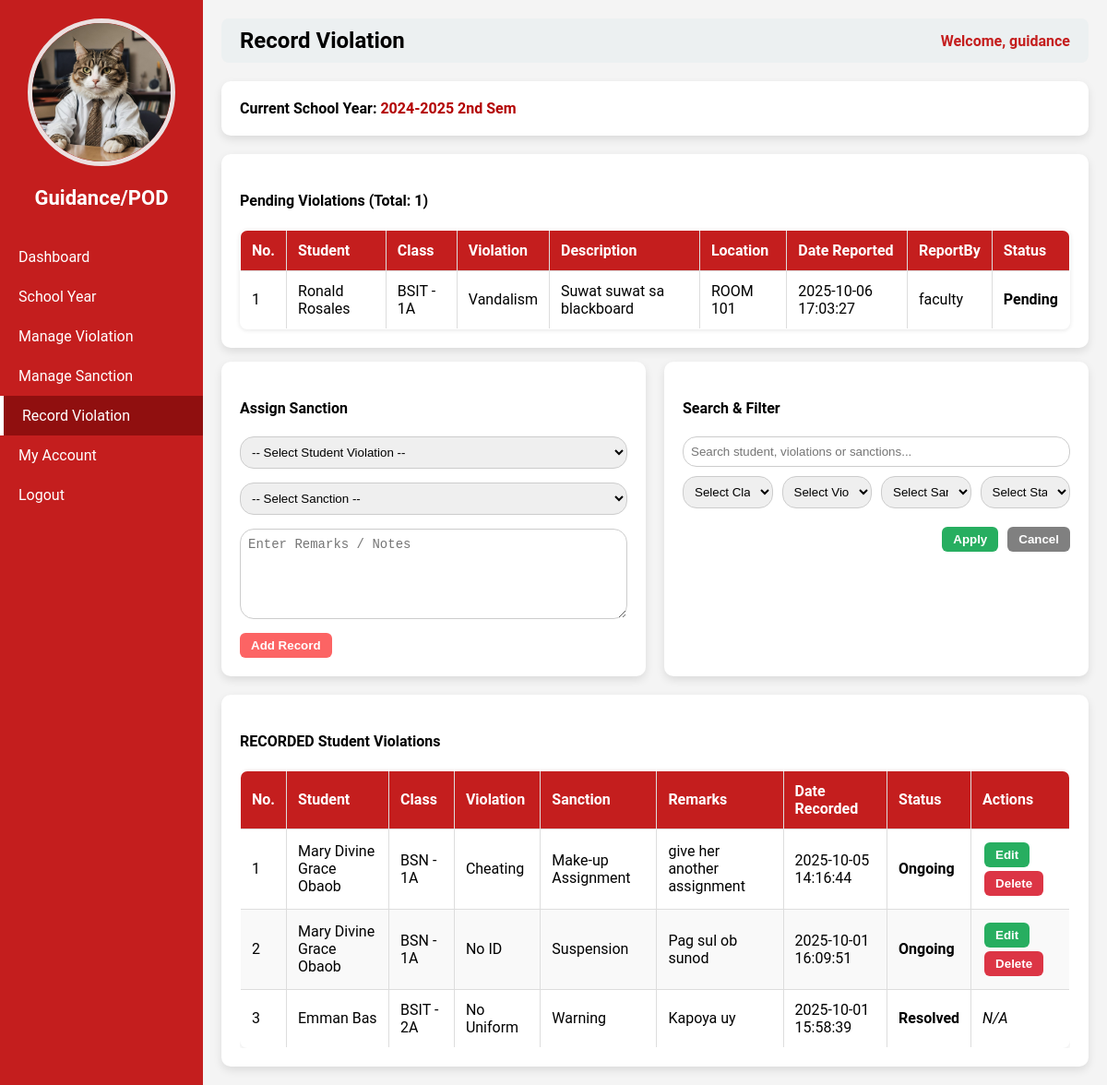
The app's page /guidance.php?page=record_violation (signed in), older data.
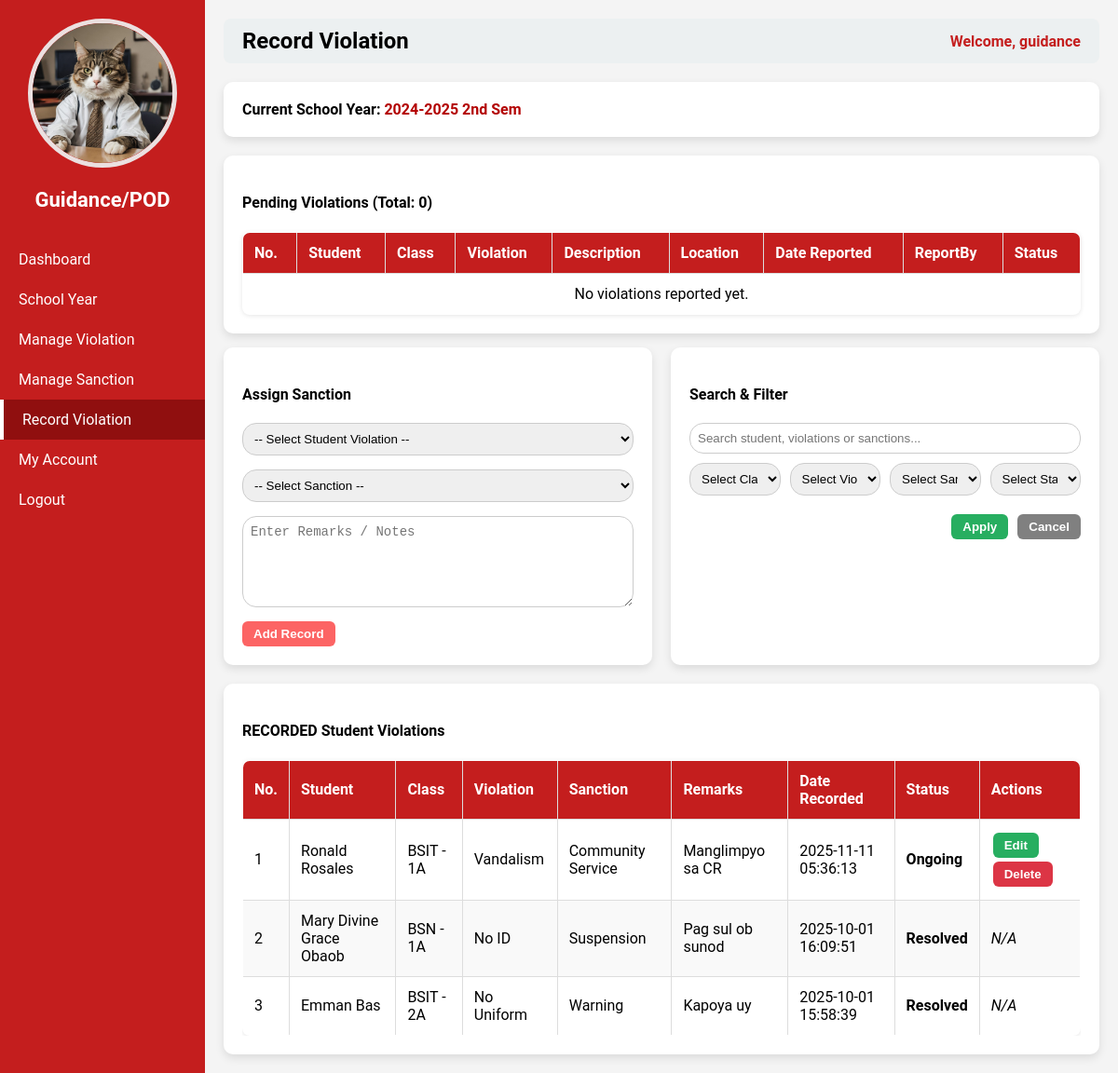
The same page, newer data.
### tables this page shows
CREATE TABLE `student_violations` (
  `id` int(11) NOT NULL,
  `student_id` int(11) NOT NULL,
  `violation_id` int(11) NOT NULL,
  `description` text NOT NULL,
  `location` varchar(50) NOT NULL,
  `date_time` datetime NOT NULL DEFAULT current_timestamp(),
  `status` varchar(50) NOT NULL,
  `user_id` int(11) NOT NULL,
  `school_year_id` int(11) NOT NULL
);

CREATE TABLE `students` (
  `id` int(11) NOT NULL,
  `first_name` varchar(50) NOT NULL,
  `last_name` varchar(50) NOT NULL,
  `school_year_id` int(11) NOT NULL,
  `program_id` int(11) NOT NULL,
  `year_level_id` int(11) NOT NULL,
  `section_id` int(11) NOT NULL,
  `address` varchar(100) NOT NULL,
  `contact` varchar(20) NOT NULL,
  `img` varchar(255) NOT NULL,
  `user_id` int(11) NOT NULL
);

CREATE TABLE `programs` (
  `id` int(11) NOT NULL,
  `program_code` varchar(50) NOT NULL,
  `program_name` varchar(100) NOT NULL
);

CREATE TABLE `year_levels` (
  `id` int(11) NOT NULL,
  `year_level` varchar(50) NOT NULL,
  `year_code` varchar(50) NOT NULL
);

CREATE TABLE `sections` (
  `id` int(11) NOT NULL,
  `section_name` varchar(50) NOT NULL
);

CREATE TABLE `violations` (
  `id` int(11) NOT NULL,
  `violation` varchar(100) NOT NULL
);

CREATE TABLE `users` (
  `id` int(11) NOT NULL,
  `username` varchar(50) NOT NULL,
  `password` varchar(255) NOT NULL,
  `role` varchar(50) NOT NULL,
  `email` varchar(255) NOT NULL,
  `contact` varchar(50) NOT NULL,
  `status` varchar(50) NOT NULL,
  `img` varchar(255) NOT NULL
);

CREATE TABLE `record_violations` (
  `id` int(11) NOT NULL,
  `student_violations_id` int(11) NOT NULL,
  `sanction_id` int(11) NOT NULL,
  `remarks` text NOT NULL,
  `date_recorded` timestamp NOT NULL DEFAULT current_timestamp(),
  `user_id` int(11) NOT NULL,
  `school_year_id` int(11) NOT NULL,
  `status` varchar(50) NOT NULL
);

CREATE TABLE `sanctions` (
  `id` int(11) NOT NULL,
  `sanction` varchar(50) NOT NULL
);

### guidance_pages/record_violation.php (the view, shortened to what the changed rows need)
<?php
require __DIR__ . '/../db_connect.php';
$current_sy_row = $pdo->query("SELECT * FROM school_years WHERE is_current=1 LIMIT 1")->fetch(PDO::FETCH_ASSOC);
$current_sy_id = $current_sy_row ? $current_sy_row['id'] : null;
$current_sy = $current_sy_row ? $current_sy_row['school_year'] : "None";
$edit_mode = false;
$edit_id = null;
$edit_remarks = "";
$edit_violation_id = null;
$query = "
    SELECT rv.*,
           v.violation AS violation_name,
           s.sanction AS sanction_name,
           st.first_name, st.last_name,
           p.program_code,
           yl.year_code AS year_level,
           sec.section_name,
           sy.school_year
    FROM record_violations rv
    JOIN student_violations sv ON rv.student_violations_id = sv.id
    JOIN students st ON sv.student_id = st.id
    JOIN programs p ON st.program_id = p.id
    JOIN year_levels yl ON st.year_level_id = yl.id
    JOIN sections sec ON st.section_id = sec.id
    JOIN school_years sy ON rv.school_year_id = sy.id
    JOIN violations v ON sv.violation_id = v.id
    JOIN sanctions s ON rv.sanction_id = s.id
    WHERE rv.school_year_id = ?
";
$params = [$current_sy_id];
$query .= " ORDER BY rv.date_recorded DESC";
$records = $pdo->prepare($query);
$records->execute($params);
$records = $records->fetchAll(PDO::FETCH_ASSOC);
$stmt = $pdo->prepare("
    SELECT sv.id, s.first_name, s.last_name,
           p.program_code,
           yl.year_code AS year_level,
           sec.section_name,
           v.violation, sv.description, sv.location, sv.date_time, sv.status,
           u.username AS reported_by
    FROM student_violations sv
    JOIN students s ON sv.student_id = s.id
    JOIN programs p ON s.program_id = p.id
    JOIN year_levels yl ON s.year_level_id = yl.id
    JOIN sections sec ON s.section_id = sec.id
    JOIN violations v ON sv.violation_id = v.id
    JOIN users u ON sv.user_id = u.id
    WHERE sv.school_year_id = ?
      AND sv.status = 'Pending'
    ORDER BY sv.date_time DESC
");
$stmt->execute([$current_sy_id]);
$studentViolations = $stmt->fetchAll(PDO::FETCH_ASSOC);
$totalViolations = count($studentViolations);
?>
<div class="container small-container">
    <h3>Current School Year: <span style="color:#b30000;"><?= htmlspecialchars($current_sy) ?></span></h3>
</div>
<div class="container">
    <h4>Pending Violations (Total: <?= $totalViolations ?>)</h4>
    <table class="styled-table" id="violationTable">
        <thead>
            <tr>
                <th>No.</th>
                <th>Student</th>
                <th>Class</th>
                <th>Violation</th>
                <th>Description</th>
                <th>Location</th>
                <th>Date Reported</th>
                <th>ReportBy</th>
                <th>Status</th>
            </tr>
        </thead>
        <tbody>
            <?php if ($totalViolations > 0): ?>
                <?php foreach ($studentViolations as $i => $v): ?>
                    <tr>
                        <td><?= $i + 1 ?></td>
                        <td><?= htmlspecialchars($v['first_name'] . " " . $v['last_name']); ?></td>
                        <td><?= htmlspecialchars($v['program_code']) ?> - <?= htmlspecialchars($v['year_level']) ?><?= htmlspecialchars($v['section_name']) ?></td>
                        <td><?= htmlspecialchars($v['violation']); ?></td>
                        <td><?= htmlspecialchars($v['description']); ?></td>
                        <td><?= htmlspecialchars($v['location']); ?></td>
                        <td><?= htmlspecialchars($v['date_time']); ?></td>
                        <td><?= htmlspecialchars($v['reported_by']); ?></td>
                        <td><strong><?= htmlspecialchars($v['status']); ?></strong></td>
                    </tr>
                <?php endforeach; ?>
            <?php else: ?>
                <tr><td colspan="9" style="text-align:center;">No violations reported yet.</td></tr>
            <?php endif; ?>
        </tbody>
    </table>
</div>
<div class="two-columns">
    <div class="left-box">
        <h4>Assign Sanction</h4>
        <form method="POST" class="form-box">
            <?php if ($edit_mode): ?>
    <input type="text" value="<?= htmlspecialchars($edit_student_name . " - " . $edit_violation_name) ?>" disabled>
    <input type="hidden" name="student_violations_id" value="<?= $edit_violation_id ?>">
<?php else: ?>
    <select name="student_violations_id" required>
        <option value="">-- Select Student Violation --</option>
    </select>
<?php endif; ?>
            <select name="sanction_id" required>
                <option value="">-- Select Sanction --</option>
            </select>
            <textarea name="remarks" class="remarks-input" placeholder="Enter Remarks / Notes" rows="5" required><?= htmlspecialchars($edit_remarks); ?></textarea>
            <?php if ($edit_mode): ?>
                <input type="hidden" name="id" value="<?= $edit_id; ?>">
                <button type="submit" name="update_record" class="btn btn-warning">Update</button>
                <a href="guidance.php?page=record_violation" class="btn btn-secondary">Cancel</a>
            <?php else: ?>
                <button type="submit" name="add_record" class="btn btn-primary">Add Record</button>
            <?php endif; ?>
        </form>
    </div>
    <div class="right-box">
        <h4>Search & Filter</h4>
        <div class="form-box">
            <input type="text" id="recordSearch" class="search-input" placeholder="Search student, violations or sanctions...">
        </div>
        <div class="form-box filter-grid">
    <select id="filterClass">
        <option value="">Select Class</option>
    </select>
    <select id="filterViolation">
        <option value="">Select Violation</option>
    </select>
    <select id="filterSanction">
        <option value="">Select Sanction</option>
    </select>
    <select id="filterStatus">
        <option value="">Select Status</option>
    </select>
</div>
        <div class="filter-buttons">
            <button type="button" class="btn btn-info" onclick="applyRecordFilters()">Apply</button>
            <button type="button" class="btn btn-secondary" onclick="cancelRecordFilters()">Cancel</button>
        </div>
    </div>
</div>
<div class="container">
    <div class="table-box">
        <h4>RECORDED Student Violations</h4>
        <table class="styled-table" id="recordedTable">
            <thead>
                <tr>
                    <th>No.</th>
                    <th>Student</th>
                    <th>Class</th>
                    <th>Violation</th>
                    <th>Sanction</th>
                    <th>Remarks</th>
                    <th>Date Recorded</th>
                    <th>Status</th>
                    <th>Actions</th>
                </tr>
            </thead>
            <tbody>
            <?php if ($records): ?>
                <?php foreach ($records as $i => $r): ?>
                    <tr>
                        <td><?= $i + 1; ?></td>
                        <td><?= htmlspecialchars($r['first_name'] . " " . $r['last_name']); ?></td>
                        <td><?= htmlspecialchars($r['program_code'] . " - " . $r['year_level'] . $r['section_name']); ?></td>
                        <td><?= htmlspecialchars($r['violation_name']); ?></td>
                        <td><?= htmlspecialchars($r['sanction_name']); ?></td>
                        <td><?= htmlspecialchars($r['remarks']); ?></td>
                        <td><?= $r['date_recorded']; ?></td>
                        <td><strong><?= htmlspecialchars($r['status']); ?></strong></td>
                        <td>
                        <?php if ($r['status'] === 'Ongoing'): ?>
                            <form method="POST" class="inline-form">
                                <button type="submit" name="edit_record" class="btn btn-warning">Edit</button>
                            </form>
                            <form method="POST" class="inline-form" onsubmit="return confirm('Are you sure you want to delete this record?');">
                                <button type="submit" name="delete_record" class="btn btn-danger">Delete</button>
                            </form>
                        <?php else: ?>
                            <em>N/A</em>
                        <?php endif; ?>
                        </td>
                    </tr>
                <?php endforeach; ?>
            <?php else: ?>
                <tr>
                    <td colspan="9" style="text-align:center; color:red; font-weight:bold;">No records found.</td>
                </tr>
            <?php endif; ?>
            </tbody>
        </table>
    </div>
</div>

Row changes from the older to the newer data that the page shows:
no longer on this page (row edited): student_violations: student.last_name "Ronald Rosales", programs.program_code "BSIT", year_levels.year_code "1", sections.section_name "A", violation.violation "Vandalism", description "Suwat suwat sa blackboard", location "ROOM 101", date_time "2025-10-06 17:03:27", user.username "faculty", status "Pending"
removed record_violations: students.first_name+last_name "Mary Divine Grace Obaob", programs.program_code "BSN - 1A", violations.violation "Cheating", sanction.sanction "Make-up Assignment", remarks "give her another assignment", date_recorded "2025-10-05 14:16:44", status "Ongoing"
added record_violations: students.first_name+last_name "Ronald Rosales", programs.program_code "BSIT - 1A", violations.violation "Vandalism", sanction.sanction "Community Service", remarks "Manglimpyo sa CR", date_recorded "2025-11-11 05:36:13", status "Ongoing"
changed record_violations "Pag sul ob sunod": status "Ongoing" → "Resolved"; status "Edit Delete" → "N/A"
Text that changed along with them:
$totalViolations: "1" → "0"
text now shown: "No violations reported yet."
